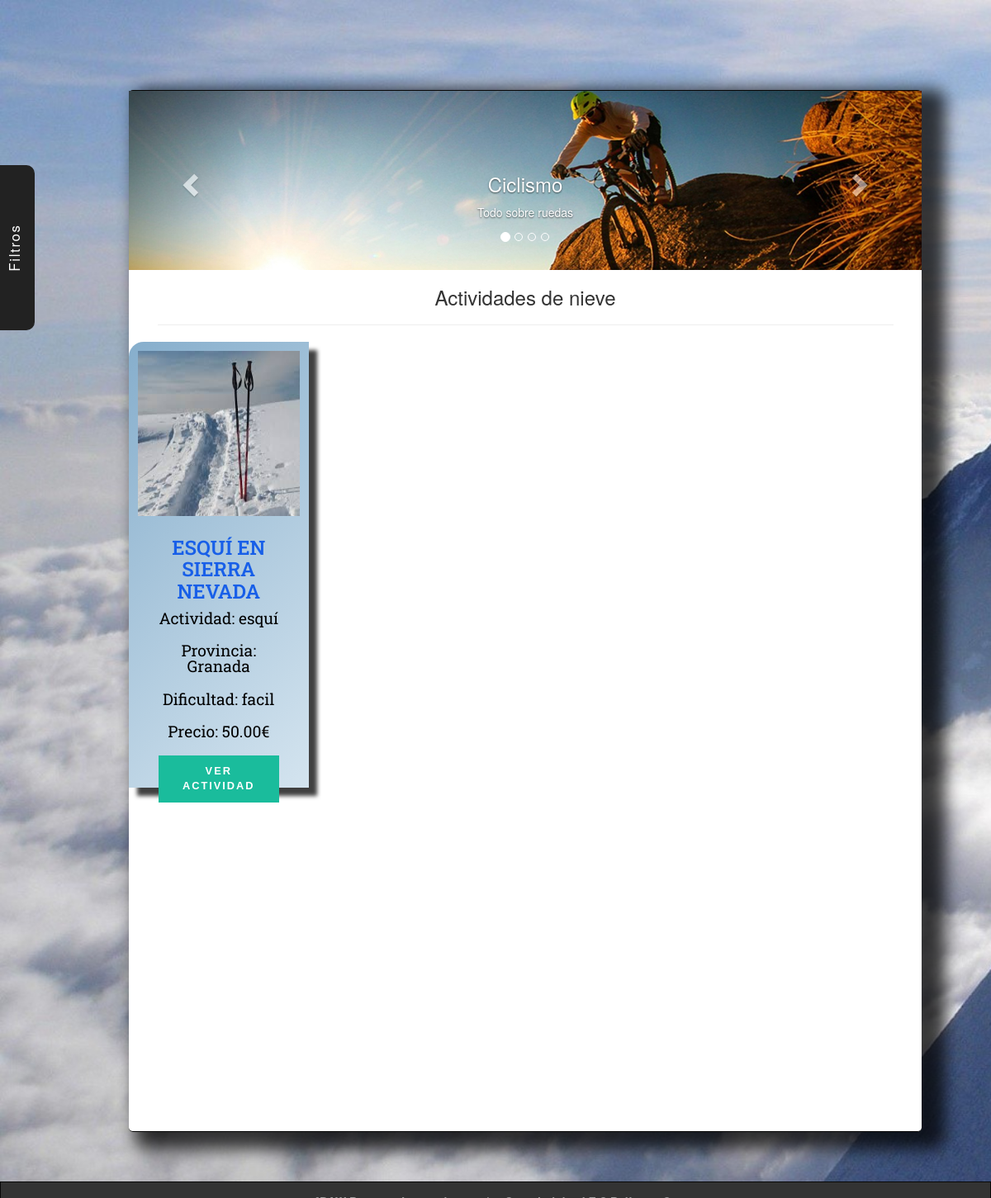
The app's page /PI_2018/index.php?category=nieve with its own data.
### tables this page shows
CREATE TABLE oferta(
	id int NOT NULL AUTO_INCREMENT,
	cif_empresa varchar(9),
	nombre varchar(35),
	provincia varchar(30),
	municipio varchar(30),
	duracion varchar(30),
	num_plazas int,
	tipo_actividad varchar(30),
	descripcion varchar(150),
	localizacion varchar(30),
	precio double(5,2),
	dificultad varchar(15),
  imagen_oferta varchar(100),
  categoria varchar(20),
	fecha_inicio date,
	fecha_fin date,
	PRIMARY KEY (id),
	FOREIGN KEY (cif_empresa) REFERENCES empresa(cif)
);

### PI_2018/index.php (the view, shortened to what this page needs)
<?php
include 'php/connection.php';
$global_sql = "SELECT * FROM oferta ORDER BY fecha_inicio DESC";
$global_cont_sql = "SELECT COUNT(*) AS `count` FROM `oferta`";
if (isset($_GET['category'])) {
    $categoria = $_GET['category'];
    $global_cont_sql = "SELECT COUNT(*) AS `count` FROM `oferta` WHERE categoria = "."'$categoria'";
    $global_sql = "select * from oferta where categoria = "."'$categoria'";
}
?>
<!DOCTYPE html>
<html>
<head>
	<link rel="stylesheet" type="text/css" href="./css/style.css">
	<link rel="stylesheet" href="https://maxcdn.bootstrapcdn.com/bootstrap/3.3.7/css/bootstrap.min.css">
</head>
<body>
<button id="btnFiltros" class="btnIndex btn-contact">Filtros</button>
<nav class="menuPrincipalUser">
</nav>
<aside class="filtroBusqueda">
</aside>
<section>
	<article class="index">
		<div id="myCarousel" class="carousel slide carousel-generico" data-ride="carousel">
		  <ol class="carousel-indicators">
		    <li data-target="#myCarousel" data-slide-to="0" class="active"></li>
		    <li data-target="#myCarousel" data-slide-to="1"></li>
		    <li data-target="#myCarousel" data-slide-to="2"></li>
		    <li data-target="#myCarousel" data-slide-to="3"></li>
		  </ol>
		  <div class="carousel-inner" role="listbox">
		    <div class="item active">
		      <img src="./img/ciclismo-slider.jpg" alt="ciclismo">
		      <div class="carousel-caption">
		        <h3>Ciclismo</h3>
			        <p>Todo sobre ruedas</p>
		      </div>
		    </div>
		  </div>
		  <a class="left carousel-control" href="#myCarousel" role="button" data-slide="prev">
		    <span class="glyphicon glyphicon-chevron-left" aria-hidden="true"></span>
		  </a>
		  <a class="right carousel-control" href="#myCarousel" role="button" data-slide="next">
		    <span class="glyphicon glyphicon-chevron-right" aria-hidden="true"></span>
		  </a>
		</div>
	</article>
	<article class="index offers">
        <div class="row tabla">
        <?php
        	$result = $conexion->query($global_cont_sql);
			$fila = $row = $result->fetch_assoc();
			$ofertas_encontradas = $fila['count'];
            $sql = $global_sql;
            $result = $conexion->query($sql);
            if (isset($_GET['load'])) {
                echo "<div id='load_more'><h3>Todas las actividades</h3><hr style='width: 90%'/>";
                for ($i = 1; $i <= $ofertas_encontradas; $i++) {
                    $row = $result->fetch_assoc();
                    $img = $row['imagen_oferta'];
                    $nombre = $row['nombre'];
                    $provincia = $row['provincia'];
                    $actividad = $row['tipo_actividad'];
                    $precio = $row['precio'];
                    $dificultad = $row['dificultad'];
                    echo '
                                       <div class="snip1208 col-md-4 col-xs-12 col-lg-3 col-sm-6">
                                       <div class="aaa">
                                          <img src="img/oferta/'.$img.'" alt="Oferta de actividad"/>
                                          <figcaption>
                                          <h3 id="nombre">'.$nombre.'</h3>
                                          <p id="actividad">Actividad: '.$actividad.'</p>
                                          <p id="provincia">Provincia: '.$provincia.'</p>
                                          <p id="dificultad">Dificultad: '.$dificultad.'</p>
                                          <p id="precio">Precio: '.$precio.'€</p>
                                          <button>Ver actividad</button>
                                          </figcaption><a href="content/oferta.php?id='.$row['id'].'"></a>
                                      </div></div>
                ';
                }
            } else if (isset($_GET['category'])) {
                echo "<div id='bloque_destacados'><h3>Actividades de {$_GET['category']}</h3><hr style='width: 90%'/>";
                for ($i = 1; $i <= $ofertas_encontradas; $i++) {
                    $row = $result->fetch_assoc();
                    $img = $row['imagen_oferta'];
                    $nombre = $row['nombre'];
                    $provincia = $row['provincia'];
                    $actividad = $row['tipo_actividad'];
                    $precio = $row['precio'];
                    $dificultad = $row['dificultad'];
                    echo '   <div class="snip1208 col-md-4 col-xs-12 col-lg-3 col-sm-6">
                    <div class="aaa">
                                          <img src="img/oferta/'.$img.'" alt="Oferta de actividad"/>
                                          <figcaption>
                                          <h3 id="nombre">'.$nombre.'</h3>
                                          <p id="actividad">Actividad: '.$actividad.'</p>
                                          <p id="provincia">Provincia: '.$provincia.'</p>
                                          <p id="dificultad">Dificultad: '.$dificultad.'</p>
                                          <p id="precio">Precio: '.$precio.'€</p>
                                          <button>Ver actividad</button>
                                          </figcaption><a href="content/oferta.php?id='.$row['id'].'"></a>
                                      </div></div>';
                }
            }
        ?>
  		</div>
  </article>
</section>
<footer class="pie">
</footer>
</body>
</html>

### PI_2018/css/style.css (style rules this page uses)
body, html { -width: 100%; min-height: 100%; height: 100% !important; top:0; left:0; }
body { font-family: Roboto Slab; font-size: 1.6em; background: url("./../img/fondos/fondo4.jpg"); background-repeat: no-repeat; background-attachment: fixed; background-size: cover; }
nav { width: 80%; height: 7.5%; float: right; margin-right: 7%; }
section { background-color: white; width: 80%; min-height: 87%; margin-left: 13%; float: left; border-top-style: solid; border-bottom-style: solid; border-width: 1px; border-color: #080808; border-radius: 5px; -webkit-box-shadow: 18px 10px 19px 11px rgba(0,0,0,0.75); -moz-box-shadow: 18px 10px 19px 11px rgba(0,0,0,0.75); box-shadow: 18px 10px 19px 11px rgba(0,0,0,0.75); z-index: -1000; }
article { width: 100%; display: inline-block; text-align: center; }
aside { margin-top: 150px; position: absolute; width: 13%; min-height: 87.5%; height: auto; padding-left: 1%; padding-right: 1%; }
footer { width: 100%; height: 10%; float: left; margin-top: 5%; }
.filtroBusqueda { background-color: transparent; }
.menuPrincipalUser { background-color: transparent; }
.pie { background-color: #333; }
.index { width: 100%; background-color: white; text-align: center; }
.aaa { padding: 5%; border-radius: 18px 0px 0px 0px; -moz-border-radius: 18px 0px 0px 0px; -webkit-border-radius: 18px 0px 0px 0px; border: #000000; -webkit-box-shadow: 10px 10px 5px 0px rgba(0,0,0,0.75); -moz-box-shadow: 10px 10px 5px 0px rgba(0,0,0,0.75); box-shadow: 10px 10px 5px 0px rgba(0,0,0,0.75); background: rgba(134,174,204,1); background: -moz-linear-gradient(-45deg, rgba(134,174,204,1) 0%, rgba(212,228,239,1) 100%); background: -webkit-gradient(left top, right bottom, color-stop(0%, rgba(134,174,204,1)), color-stop(100%, rgba(212,228,239,1))); background: -webkit-linear-gradient(-45deg, rgba(134,174,204,1) 0%, rgba(212,228,239,1) 100%); background: -o-linear-gradient(-45deg, rgba(134,174,204,1) 0%, rgba(212,228,239,1) 100%); background: -ms-linear-gradient(-45deg, rgba(134,174,204,1) 0%, rgba(212,228,239,1) 100%); background: linear-gradient(135deg, rgba(134,174,204,1) 0%, rgba(212,228,239,1) 100%); filter: progid:DXImageTransform.Microsoft.gradient( startColorstr='#86aecc', endColorstr='#d4e4ef', GradientType=1 ); height: 90%; min-height: 90%; }
.snip1208 { font-family: 'Raleway', Arial, sans-serif; text-align: center; overflow: hidden; height: 600px; text-align: -webkit-center; color: #000000; font-size: 16px; }
.snip1208 * { -webkit-box-sizing: border-box; box-sizing: border-box; -webkit-transition: all 0.2s ease; transition: all 0.2s ease; }
.snip1208 img { max-width: 100%; width: 100%; height: 200px; -webkit-transform-origin: 50% 100%; transform-origin: 50% 100%; -webkit-transition: all 0.4s ease; transition: all 0.4s ease; }
.snip1208 figcaption { padding: 25px; position: relative; }
.snip1208 h3, .snip1208 p { margin: 0; padding: 0; font-family: Roboto Slab; }
.snip1208 h3 { margin-bottom: 10px; display: inline-block; font-weight: 600; color: #185fe8; text-transform: uppercase; }
.snip1208 p { font-size: 1.2em; margin-bottom: 20px; line-height: 1em; }
.snip1208 button { border: medium none; padding: 10px 20px; background-color: #1abc9c; font-weight: 800; color: #ffffff; letter-spacing: 2px; text-transform: uppercase; font-size: 0.8em; }
.snip1208 a { left: 0; right: 0; top: 0; bottom: 0; position: absolute; z-index: 1; }
#bloque_destacados { width: 100%; height: auto; }
.tabla { margin: 0 }
#btnFiltros { position: absolute; left: -220px; top: 200px; z-index: 10000; padding-top: 1%; background-color: #222; color: white; font-size: 1.2em; letter-spacing: 0.1em; }
.btnIndex { height: 62px; width: 200px; background-color: white; color: black; border-radius: 0px 0px 10px 10px; -moz-border-radius: 0px 0px 10px 10px; -webkit-border-radius: 0px 0px 10px 10px; border: 0px solid #000000; cursor: pointer; z-index: 1000; }
.btn-contact { transform: rotate(-90deg); transform-origin: 100% 0; }

### PI_2018/components/index/pie/css/style.css (style rules this page uses)
footer { background-color: #222; border-style: solid; border-width: 1px; border-color: #080808; color: #9d9d9d; font-size: 1em; font-weight: bold; text-align: center; vertical-align: middle; padding-top: 13px; }

### records on screen
oferta: imagen_oferta (picture), nombre "ESQUÍ EN SIERRA NEVADA", tipo_actividad "esquí", provincia "Granada", dificultad "facil", precio "50.00"

### other values on screen
$_GET['category'] "nieve"
